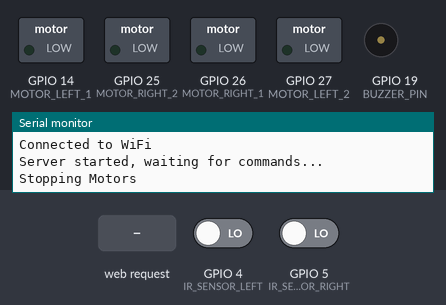
Simulated run of this sketch. Board: ESP32. Parts: switched loads named in the sketch (green lamp = pin HIGH), buzzer (waves = sounding, pin HIGH), the last lines printed to the serial monitor. Inputs (shaded band) come from the test bench; at power-on: GPIO 4 (IR_SENSOR_LEFT) LOW, GPIO 5 (IR_SENSOR_RIGHT) LOW. WiFi joins after 1.5 s; servers stay silent unless stated.

Above: at 3.2 s.
3.3 s: HTTP request GET /FORWARD received
At 3.8 s:
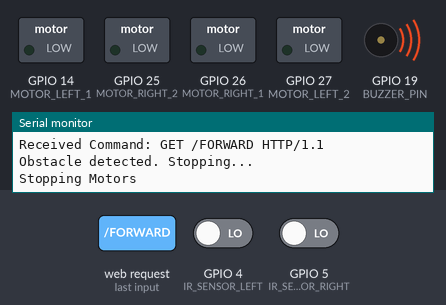
5.8 s: HTTP request GET /LEFT received
At 7.05 s:
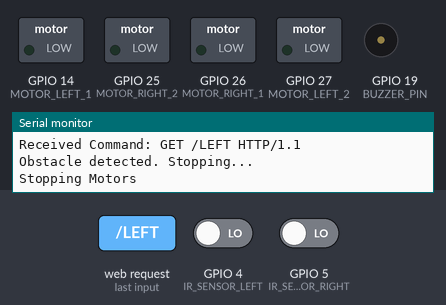
7.3 s: HTTP request GET /RIGHT received
At 8.0 s:
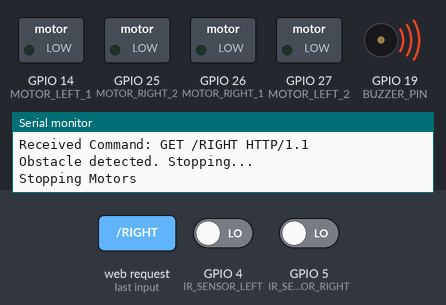
Timing chart, 0 to 10.3 s (numbered marks = the images above; inputs shaded):
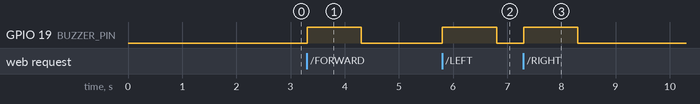

Measured:
- after the input at 3.3 s, GPIO 19 (BUZZER_PIN): LOW → HIGH at once, → LOW 1.0 s later
- after the input at 5.8 s, GPIO 19 (BUZZER_PIN): LOW → HIGH at once, → LOW 1.0 s later
- after the input at 7.3 s, GPIO 19 (BUZZER_PIN): LOW → HIGH at once, → LOW 1.0 s later

The sketch:

wheelchair_receiver.ino
```cpp
#include <WiFi.h>

// WiFi credentials (same as transmitter)
const char* ssid = "";
const char* password = "";

// Server to receive command from transmitter
WiFiServer server(1234);

// Motor control pins
#define MOTOR_LEFT_1  14
#define MOTOR_LEFT_2  27
#define MOTOR_RIGHT_1 26
#define MOTOR_RIGHT_2 25

// IR sensor and buzzer pins
#define IR_SENSOR_LEFT  4
#define IR_SENSOR_RIGHT 5
#define BUZZER_PIN      19

void setup() {
  Serial.begin(115200);

  // Connect to WiFi
  WiFi.begin(ssid, password);
  while (WiFi.status() != WL_CONNECTED) {
    delay(1000);
    Serial.println("Connecting to WiFi...");
  }
  Serial.println("Connected to WiFi");

  server.begin();
  Serial.println("Server started, waiting for commands...");

  // Motor pin modes
  pinMode(MOTOR_LEFT_1, OUTPUT);
  pinMode(MOTOR_LEFT_2, OUTPUT);
  pinMode(MOTOR_RIGHT_1, OUTPUT);
  pinMode(MOTOR_RIGHT_2, OUTPUT);
  stopMotors();

  // Sensor & buzzer setup
  pinMode(IR_SENSOR_LEFT, INPUT);
  pinMode(IR_SENSOR_RIGHT, INPUT);
  pinMode(BUZZER_PIN, OUTPUT);
  digitalWrite(BUZZER_PIN, LOW);
}

void loop() {
  WiFiClient client = server.available();
  if (client) {
    Serial.println("Client connected...");
    String command = client.readStringUntil('\n');
    command.trim();
    Serial.println("Received Command: " + command);

    // Obstacle check
    if (detectObstacle()) {
      Serial.println("Obstacle detected. Stopping...");
      stopMotors();
      activateBuzzer();
    } else {
      if (command == "FORWARD") moveForward();
      else if (command == "LEFT") turnLeft();
      else if (command == "RIGHT") turnRight();
      else if (command == "STOP") stopMotors();
    }

    client.stop(); // Close connection
  }
}

// Motor control functions
void moveForward() {
  Serial.println("Moving Forward");
  digitalWrite(MOTOR_LEFT_1, HIGH);
  digitalWrite(MOTOR_LEFT_2, LOW);
  digitalWrite(MOTOR_RIGHT_1, HIGH);
  digitalWrite(MOTOR_RIGHT_2, LOW);
}

void turnLeft() {
  Serial.println("Turning Left");
  digitalWrite(MOTOR_LEFT_1, LOW);
  digitalWrite(MOTOR_LEFT_2, HIGH);
  digitalWrite(MOTOR_RIGHT_1, HIGH);
  digitalWrite(MOTOR_RIGHT_2, LOW);
}

void turnRight() {
  Serial.println("Turning Right");
  digitalWrite(MOTOR_LEFT_1, HIGH);
  digitalWrite(MOTOR_LEFT_2, LOW);
  digitalWrite(MOTOR_RIGHT_1, LOW);
  digitalWrite(MOTOR_RIGHT_2, HIGH);
}

void stopMotors() {
  Serial.println("Stopping Motors");
  digitalWrite(MOTOR_LEFT_1, LOW);
  digitalWrite(MOTOR_LEFT_2, LOW);
  digitalWrite(MOTOR_RIGHT_1, LOW);
  digitalWrite(MOTOR_RIGHT_2, LOW);
}

// Obstacle detection
bool detectObstacle() {
  bool left = digitalRead(IR_SENSOR_LEFT) == LOW;
  bool right = digitalRead(IR_SENSOR_RIGHT) == LOW;
  return left || right;
}

// Buzzer on obstacle
void activateBuzzer() {
  digitalWrite(BUZZER_PIN, HIGH);
  delay(1000);
  digitalWrite(BUZZER_PIN, LOW);
}
```
